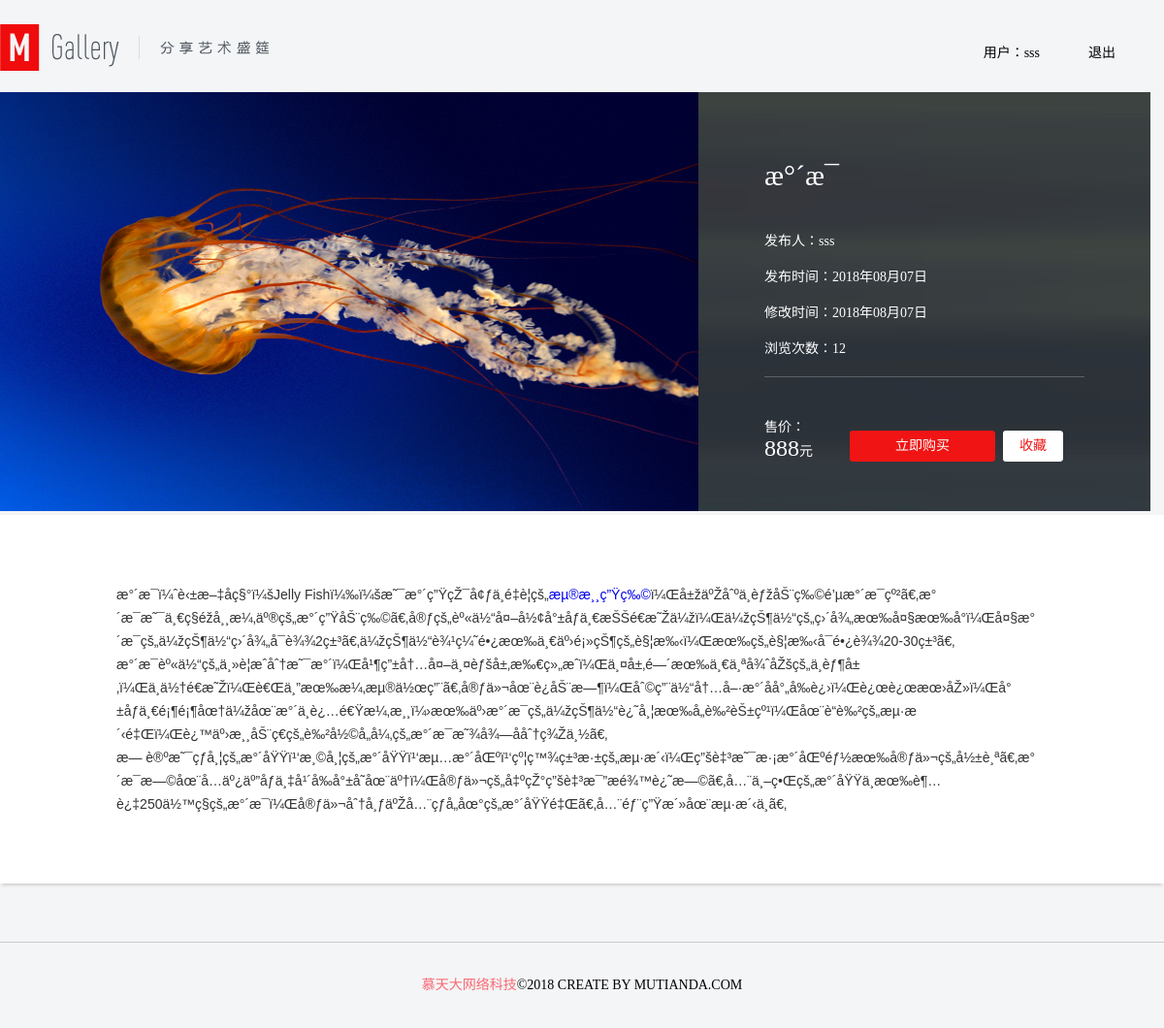
The page /detail.php?id=19 (signed in) on the database its author committed.
### tables this page shows
CREATE TABLE `goods` (
  `ID` int(11) NOT NULL COMMENT '商品ID',
  `goodsname` varchar(100) NOT NULL COMMENT '商品名称',
  `price` int(11) NOT NULL COMMENT '商品价格',
  `pic` varchar(255) NOT NULL COMMENT '商品图片',
  `des` varchar(200) NOT NULL COMMENT '商品简介',
  `content` longtext NOT NULL COMMENT '商品详情',
  `user_id` int(11) NOT NULL COMMENT '用户ID',
  `create_time` int(11) NOT NULL COMMENT '发布时间',
  `updata_time` int(11) NOT NULL COMMENT '修改时间',
  `view` int(11) NOT NULL COMMENT '浏览次数'
);

CREATE TABLE `user` (
  `ID` int(11) NOT NULL COMMENT '主键ID',
  `username` varchar(50) NOT NULL COMMENT '用户名',
  `password` varchar(50) NOT NULL COMMENT '密码',
  `create_time` int(11) NOT NULL COMMENT '创建时间'
);

### detail.php (the view, shortened to what this page needs)
<?php
$user=$_SESSION['user'];
$username=$user['username'];
$goodsId=isset($_GET['id'])&&is_numeric($_GET['id'])?intval($_GET['id']):'';
$con=mysqli_connect('127.0.0.1','root','','mall');
$sql="SELECT * from goods where ID ='$goodsId'LIMIT 1";
$obj=mysqli_query($con,$sql);
if(!$goods = mysqli_fetch_assoc($obj)){
    echo '<script>alert("画品不存在！");location:index.php</script>';
}
$fabuid=$goods['user_id'];
$sqluser="SELECT * from user where ID = '$fabuid' LIMIT 1";
$fabures=mysqli_query($con,$sqluser);
if(!$fabuinfo = mysqli_fetch_assoc($fabures)){
    echo '<script>alert("查无此人！");location:index.php</script>';
}
$fabuname=$fabuinfo['username'];
?>
<!DOCTYPE html>
<html lang="en">
<head>
    <link rel="stylesheet" type="text/css" href="./static/css/common.css" />
    <link rel="stylesheet" type="text/css" href="./static/css/detail.css" />
</head>
<body class="bgf8">
<div class="header">
    <div class="logo f1">
        <img src="./static/image/logo.png">
    </div>
    <div class="auth fr">
        <ul>
            <?php if($user) { echo  " <li>用户：$username</li>
            <li><a href='logout.php'>退出</a></li>";
            }
              else{
                echo "<li><a href='login.php'>登录</a></a></li><li><a href='register.php'>注册</a></a></li>";
              }
            ?>
        </ul>
    </div>
</div>
<div class="content">
    <div class="section" style="margin-top:20px;">
        <div class="width1200">
            <div class="fl"><img src="<?php echo $goods['pic']?>" width="720px" height="432px"/></div>
            <div class="fl sec_intru_bg">
                <dl>
                    <dt><?php echo $goods['goodsname']?></dt>
                    <dd>
                        <p>发布人：<span><?php echo $fabuname?></span></p>
                        <p>发布时间：<span><?php echo date('Y年m月d日',$goods['create_time'])?></span></p>
                        <p>修改时间：<span><?php echo date('Y年m月d日',$goods['updata_time'])?></span></p>
                        <p>浏览次数：<span><?php echo $goods['view']?></span></p>
                    </dd>
                </dl>
                <ul>
                    <li>售价：<br/><span class="price"><?php echo $goods['price']?></span>元</li>
                    <li class="btn"><a href="javascript:;" class="btn btn-bg-red" style="margin-left:38px;">立即购买</a></li>
                    <li class="btn"><a href="javascript:;" class="btn btn-sm-white" style="margin-left:8px;">收藏</a></li>
                </ul>
            </div>
        </div>
    </div>
    <div class="secion_words">
        <div class="width1200">
            <div class="secion_wordsCon">
                <?php echo $goods['content']?>
            </div>
        </div>
    </div>
</div>
<div class="footer">
    <p><span>慕天大网络科技</span>©2018 CREATE BY MUTIANDA.COM</p>
</div>
</body>
</html>

### static/css/common.css (style rules this page uses)
* { margin:0; padding:0; }
body { font-size:14px;font-family:"microsoft YaHei"; background:#f4f5f7; }
a { text-decoration:none; }
.fl { float:left; }
.fr { float:right; }
.header { overflow: hidden; width:1200px; height: 50px; margin:25px auto 0 auto; }
.header .logo { width:300px; float:left; }
.header .auth { float:right; }
.header ul { list-style: none;overflow: hidden;line-height:60px; }
.header ul li { float:left;margin-right:50px; }
.header ul li a { color:#000; }
.content { width: 1200px; height:auto; margin: 0 auto; margin-top:20px; }
.footer { height:88px; margin:60px auto 0 auto; width:1200px; border-top:1px solid #CCC; overflow:hidden; }
.footer p { text-align: center;line-height: 88px;margin:0px; }
.footer p span { color:#f96972; }

### static/css/detail.css (style rules this page uses)
.width1200 { width:1200px; margin:auto; overflow:hidden }
.btn { border-radius:3px; -moz-border-radius:3px; -ms-border-radius:3px; -o-border-radius:3px; -webkit-border-radius:3px; text-align:center; }
.btn-bg-red { display:inline-block; width:150px; height:32px; line-height:32px; background-color:#f01414; color:#fff; }
.btn-sm-white { display:inline-block; width:62px; height:32px; line-height:32px; background-color:#fff; color:#f01414; }
.section .sec_intru_bg { background:url(../image/MG_details_04.png) no-repeat center; width:330px; height:368px; color:#fff; padding-top:64px; padding-left:68px; padding-right:68px; font-size:14px; }
.section .sec_intru_bg dl { border-bottom:1px solid #596364; padding-bottom:10px; margin-bottom:40px; }
.section .sec_intru_bg dt { font-size:30px; margin-bottom:20px; }
.section .sec_intru_bg dd { line-height:37px; }
.section .sec_intru_bg ul { overflow:hidden; }
.section .sec_intru_bg ul li { float:left;overflow:hidden; }
.section .sec_intru_bg ul li.btn { margin-top:15px; }
.section .sec_intru_bg ul li span.price { font-size:24px; }
.secion_words .width1200 { box-shadow:0px 4px 3px -2px #d1d1d2; }
.secion_wordsCon { background-color:#fff; padding:70px 120px; font-size:14px; color:#55595a; line-height:24px; box-shadow: 2px 4px 6px #000; }

### rows shown on the page
goods: pic (picture), goodsname "æ°´æ¯", create_time "2018年08月07日", updata_time "2018年08月07日", view "12", price "888", content "æ°´æ¯ï¼ˆè‹±æ–‡åç§°ï¼šJelly Fishï¼‰ï¼šæ˜¯æ°´ç”ŸçŽ¯å¢ƒä¸­é‡è¦çš„ æµ®æ¸¸ç”Ÿç‰© ï¼Œå±žäºŽåˆºä¸èƒžåŠ¨ç‰©é’µæ°´æ¯çº²ã€‚æ°´æ¯æ˜¯ä¸€ç§éžå¸¸æ¼‚äº®çš„æ°´ç”ŸåŠ¨ç‰©ã€‚å®ƒçš„èº«ä½“å¤–å½¢å°±åƒä¸€æŠŠé€æ˜Žä¼žï¼Œä¼žçŠ¶ä½“çš„ç›´å¾„æœ‰å¤§æœ‰å°ï¼Œå¤§æ°´æ¯çš„ä¼žçŠ¶ä½“ç›´å¾„å¯è¾¾2ç±³ã€‚ä¼žçŠ¶ä½“è¾¹ç¼˜é•¿æœ‰ä¸€äº›é¡»çŠ¶çš„è§¦æ‰‹ï¼Œæœ‰çš„è§¦æ‰‹å¯é•¿è¾¾20-30ç±³ã€‚…"
user: username "sss"

### other values the page prints
$username "sss"
